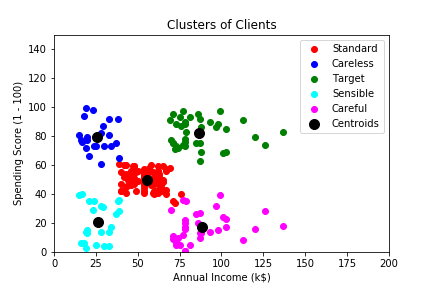

Source code (Python):
# -*- coding: utf-8 -*-
"""
Created on Tue Jun  9 17:28:01 2020

@author: encry973r
"""

import numpy as np
import pandas as pd
import matplotlib.pyplot as plt

# import dataset
dataset = pd.read_csv('mall.csv')
X = dataset.iloc[:, [3, 4]].values

# using the elbow method to find the optimal number of clusters
from sklearn.cluster import KMeans
wcss = []

for i in range(1, 11):
    kmeans = KMeans(n_clusters = i, init='k-means++', n_init=10, max_iter=300, random_state =0)
    kmeans.fit(X)
    wcss.append(kmeans.inertia_)

plt.plot(range(1, 11), wcss)
plt.title('The Elbow Method')
plt.xlabel('Number of Clusters')
plt.ylabel('WCSS')
plt.show()

# from the WCSS plot above, the optimal number of clusters(K) = 5

# apply kmeans to mall.csv
kmeans = KMeans(n_clusters=5, init='k-means++', n_init=10, max_iter=300, random_state=0)
# y_kmeans returns an array of cluster numbers of each X observation
y_kmeans = kmeans.fit_predict(X)

plt.scatter(X[:, 0], X[:, 1])
plt.show()

# visualize the clusters
plt.scatter(X[y_kmeans==0, 0], X[y_kmeans==0, 1],  c='red', label='Standard')
plt.scatter(X[y_kmeans==1, 0], X[y_kmeans==1, 1],  c='blue', label='Careless')
plt.scatter(X[y_kmeans==2, 0], X[y_kmeans==2, 1],  c='green', label='Target')
plt.scatter(X[y_kmeans==3, 0], X[y_kmeans==3, 1], c='cyan', label='Sensible')
plt.scatter(X[y_kmeans==4, 0], X[y_kmeans==4, 1], c='magenta', label='Careful')
plt.scatter(kmeans.cluster_centers_[:, 0], kmeans.cluster_centers_[:, 1], s=100, 
            c='black', label='Centroids')
plt.xlim(0, 200)
plt.ylim(0, 150)
plt.legend()
plt.title('Clusters of Clients')
plt.xlabel('Annual Income (k$)')
plt.ylabel('Spending Score (1 - 100)')
plt.savefig('kmeans.png')
plt.show()








